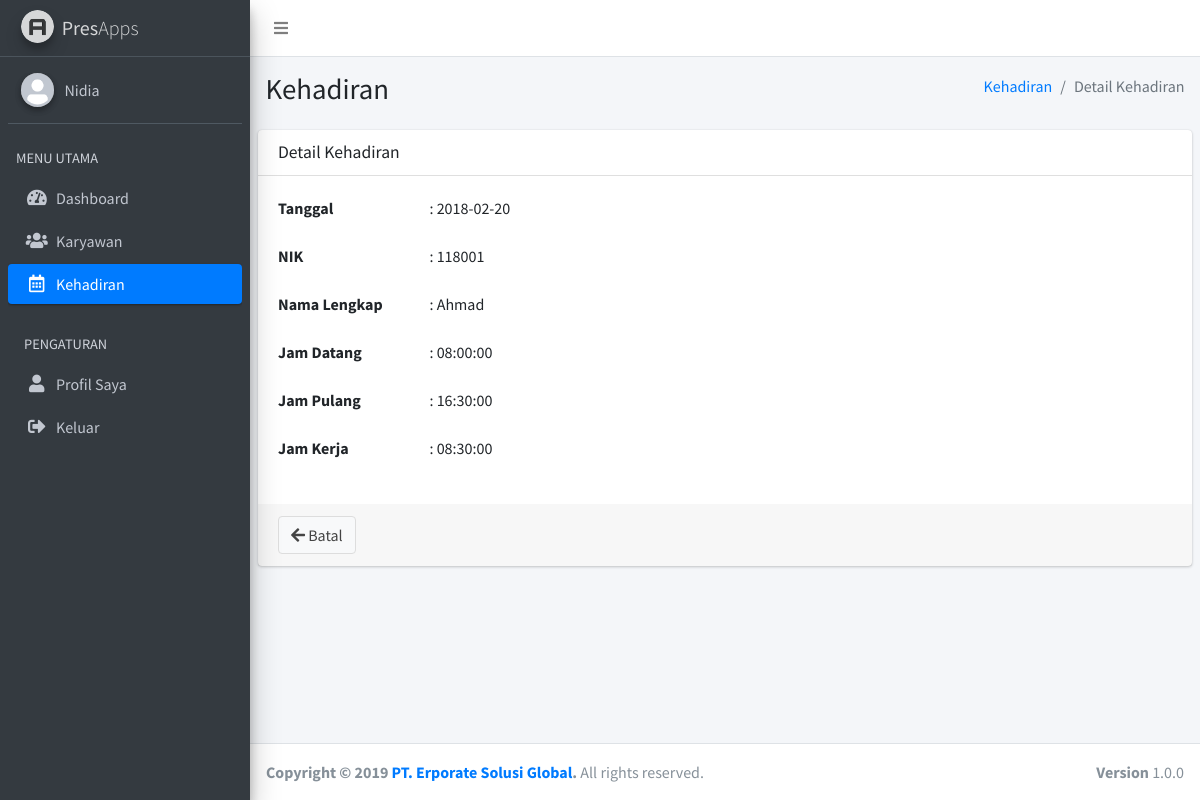
The page /staff/index.php?page=kehadiran&action=detail&id=2 (signed in) on the database its author committed.
### tables this page shows
CREATE TABLE `akun_pengguna` (
  `nik` char(7) NOT NULL,
  `password` varchar(64) DEFAULT NULL,
  `hak_akses` enum('Admin','Staff') DEFAULT NULL
);

CREATE TABLE `karyawan` (
  `nik` char(7) NOT NULL,
  `nama_lengkap` varchar(25) DEFAULT NULL,
  `jenis_kelamin` enum('Pria','Wanita') DEFAULT NULL,
  `id_jabatan` int(11) DEFAULT NULL,
  `no_hp` char(13) DEFAULT NULL,
  `alamat` text
);

CREATE TABLE `kehadiran` (
  `id_kehadiran` int(11) NOT NULL,
  `nik` char(7) DEFAULT NULL,
  `tanggal` date DEFAULT NULL,
  `jam_datang` time DEFAULT NULL,
  `jam_pulang` time DEFAULT NULL
);

CREATE TABLE `detail_kehadiran` (
  `id_detail_kehadiran` int(11) NOT NULL,
  `id_kehadiran` int(11) DEFAULT NULL,
  `jam_kerja` time DEFAULT NULL
);

### staff/pages/kehadiran/detail.php (the view)
<section class="content-header">
  <div class="container-fluid">
    <div class="row mb-2">
      <div class="col-sm-6">
        <h1>Kehadiran</h1>
      </div>
      <div class="col-sm-6">
        <ol class="breadcrumb float-sm-right">
          <li class="breadcrumb-item"><a href="index.php?page=kehadiran">Kehadiran</a></li>
          <li class="breadcrumb-item active">Detail Kehadiran</li>
        </ol>
      </div>
    </div>
  </div>
</section>
<section class="content">
  <div class="card">
    <div class="card-header">
      <h3 class="card-title">Detail Kehadiran</h3>
    </div>
    <?php
      include "../connection/connect.php";
      $id = $_GET["id"];
      $sql = "SELECT kehadiran.id_kehadiran, kehadiran.nik, karyawan.nama_lengkap, jabatan.nama_jabatan, kehadiran.tanggal, kehadiran.jam_datang, kehadiran.jam_pulang, detail_kehadiran.jam_kerja
              FROM kehadiran INNER JOIN karyawan ON kehadiran.nik = karyawan.nik
              INNER JOIN jabatan ON karyawan.id_jabatan = jabatan.id_jabatan
              INNER JOIN detail_kehadiran ON kehadiran.id_kehadiran = detail_kehadiran.id_kehadiran
              WHERE kehadiran.id_kehadiran = '$id' ORDER BY kehadiran.id_kehadiran DESC";
      $result = mysqli_query($connect, $sql);
      $i = mysqli_fetch_assoc($result);
    ?>
    <div class="card-body">
      <div class="row">
        <div class="col-sm-6">
          <div class="form-group row">
            <label for="tanggal" class="col-sm-4 control-label">Tanggal</label>
            <div class="col-sm-8">
              : <?php echo $i["tanggal"]; ?>
            </div>
          </div>
        </div>
      </div>
      <div class="row">
        <div class="col-sm-6">
          <div class="form-group row">
            <label for="nik" class="col-sm-4 control-label">NIK</label>
            <div class="col-sm-8">
              : <?php echo $i["nik"]; ?>
            </div>
          </div>
        </div>
      </div>
      <div class="row">
        <div class="col-sm-6">
          <div class="form-group row">
            <label for="nama_lengkap" class="col-sm-4 control-label">Nama Lengkap</label>
            <div class="col-sm-8">
              : <?php echo $i["nama_lengkap"]; ?>
            </div>
          </div>
        </div>
      </div>
      <div class="row">
        <div class="col-sm-6">
          <div class="form-group row">
            <label for="jam_datang" class="col-sm-4 control-label">Jam Datang</label>
            <div class="col-sm-8">
              : <?php echo $i["jam_datang"]; ?>
            </div>
          </div>
        </div>
      </div>
      <div class="row">
        <div class="col-sm-6">
          <div class="form-group row">
            <label for="jam_pulang" class="col-sm-4 control-label">Jam Pulang</label>
            <div class="col-sm-8">
              : <?php echo $i["jam_pulang"]; ?>
            </div>
          </div>
        </div>
      </div>
      <div class="row">
        <div class="col-sm-6">
          <div class="form-group row">
            <label for="jam_kerja" class="col-sm-4 control-label">Jam Kerja</label>
            <div class="col-sm-8">
              : <?php echo $i["jam_kerja"]; ?>
            </div>
          </div>
        </div>
      </div>
    </div>
    <div class="card-footer">
      <div class="row">
        <div class="col-sm-6">
          <a href="index.php?page=kehadiran" class="btn btn-default">
            <i class="fas fa-arrow-left"></i> Batal
          </a>
        </div>
      </div>
    </div>
  </div>
</section>

### staff/layout/header.php (shortened to what this page needs)
<!DOCTYPE html>
<html lang="en">
<head>
  <link rel="stylesheet" href="../assets/plugins/fontawesome-free/css/all.min.css">
  <link rel="stylesheet" href="../assets/dist/css/adminlte.min.css">
</head>
<body class="hold-transition sidebar-mini layout-fixed layout-navbar-fixed layout-footer-fixed">
<div class="wrapper">
  <nav class="main-header navbar navbar-expand navbar-white navbar-light">
    <ul class="navbar-nav">
      <li class="nav-item">
        <a class="nav-link" data-widget="pushmenu" href="#"><i class="fas fa-bars"></i></a>
      </li>
    </ul>
  </nav>
  <aside class="main-sidebar sidebar-dark-primary elevation-4">
    <a href="index.php?page=dashboard" class="brand-link">
      <img src="../assets/dist/img/AdminLTELogo.png" alt="AdminLTE Logo" class="brand-image img-circle elevation-3"
           style="opacity: .8">
      <span class="brand-text font-weight-light"><b>Pres</b>Apps</span>
    </a>
    <div class="sidebar">
      <div class="user-panel mt-3 pb-3 mb-3 d-flex">
        <div class="image">
          <img src="../assets/dist/img/user-avatar.png" class="img-circle elevation-2" alt="User Image">
        </div>
        <div class="info">
          <?php
            include "../connection/connect.php";
            $nik = $_SESSION["nik"];
            $sql = "SELECT akun_pengguna.nik, karyawan.nama_lengkap, akun_pengguna.password, akun_pengguna.hak_akses FROM akun_pengguna INNER JOIN karyawan ON akun_pengguna.nik = karyawan.nik WHERE akun_pengguna.nik='$nik'";
            $result = mysqli_query($connect, $sql);
            $i = mysqli_fetch_assoc($result);
          ?>
          <a href="#" class="d-block"><?php echo $i["nama_lengkap"]; ?></a>
        </div>
      </div>
      <nav class="mt-2">
        <ul class="nav nav-pills nav-sidebar flex-column" data-widget="treeview" role="menu" data-accordion="false">
          <li class="nav-header">MENU UTAMA</li>
          <?php
            if(isset($_GET["page"])){
              $page = $_GET["page"];
            }else{
              $page = "dashboard";
            }
          ?>
          <li class="nav-item">
            <a href="index.php?page=dashboard" class="nav-link <?php if($page == 'dashboard'){ echo 'active'; } ?>">
              <i class="nav-icon fas fa-tachometer-alt"></i>
              <p>
                Dashboard
              </p>
            </a>
          </li>
          <li class="nav-item">
            <a href="index.php?page=karyawan" class="nav-link <?php if($page == 'karyawan'){ echo 'active'; } ?>">
              <i class="nav-icon fas fa-users"></i>
              <p>
                Karyawan
              </p>
            </a>
          </li>
          <li class="nav-item">
            <a href="index.php?page=kehadiran" class="nav-link <?php if($page == 'kehadiran'){ echo 'active'; } ?>">
              <i class="nav-icon far fa-calendar-alt"></i>
              <p>
                Kehadiran
              </p>
            </a>
          </li>
          <li class="nav-header">PENGATURAN</li>
          <li class="nav-item">
            <a href="index.php?page=profil_saya" class="nav-link <?php if($page == 'profil_saya'){ echo 'active'; } ?>">
              <i class="nav-icon fas fa-user"></i>
              <p>
                Profil Saya
              </p>
            </a>
          </li>
          <li class="nav-item">
            <a href="logout.php" class="nav-link">
              <i class="nav-icon fas fa-sign-out-alt"></i>
              <p>
                Keluar
              </p>
            </a>
          </li>
        </ul>
      </nav>
    </div>
  </aside>
  <div class="content-wrapper">

### rows shown on the page
akun_pengguna: nik.nama_lengkap "Nidia"
kehadiran: tanggal "2018-02-20", nik "118001", nik.nama_lengkap "Ahmad", jam_datang "08:00:00", jam_pulang "16:30:00", detail_kehadiran.jam_kerja "08:30:00"
